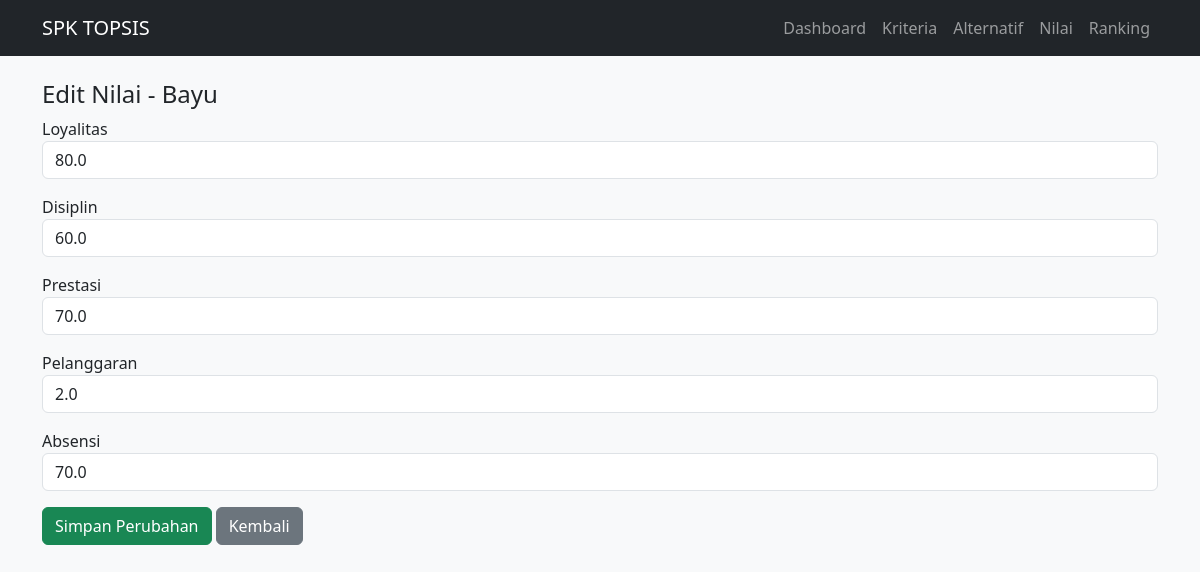
/nilai/edit/1, run on the app's committed database.
### tables this page shows
CREATE TABLE alternatif (
            id INTEGER PRIMARY KEY AUTOINCREMENT,
            nama_alternatif TEXT);

CREATE TABLE kriteria (
            id INTEGER PRIMARY KEY AUTOINCREMENT,
            nama_kriteria TEXT,
            bobot REAL,
            atribut TEXT);

### app.py (the view)
@app.route('/nilai/edit/<int:id>', methods=['GET', 'POST'])
def nilai_edit(id):
    conn = get_db()
    if request.method == 'POST':
        kriteria = conn.execute('SELECT * FROM kriteria').fetchall()
        for k in kriteria:
            val = float(request.form.get(f'nilai_{k["id"]}', 0))
            exists = conn.execute('SELECT 1 FROM nilai WHERE id_alternatif=? AND id_kriteria=?', (id, k['id'])).fetchone()
            if exists:
                conn.execute('UPDATE nilai SET nilai=? WHERE id_alternatif=? AND id_kriteria=?', (val, id, k['id']))
            else:
                conn.execute('INSERT INTO nilai (id_alternatif, id_kriteria, nilai) VALUES (?, ?, ?)', (id, k['id'], val))
        conn.commit()
        conn.close()
        return redirect(url_for('nilai'))
    else:
        alternatif = conn.execute('SELECT * FROM alternatif WHERE id=?', (id,)).fetchone()
        nilai_data = conn.execute('''
            SELECT k.id AS id_kriteria, k.nama_kriteria, IFNULL(n.nilai, 0) AS nilai
            FROM kriteria k
            LEFT JOIN nilai n ON k.id = n.id_kriteria AND n.id_alternatif = ?
        ''', (id,)).fetchall()
        conn.close()
        return render_template('nilai_edit.html', alternatif=alternatif, nilai_list=nilai_data)

### app.py (called while the page is built)
def get_db():
    conn = sqlite3.connect(DATABASE)
    conn.row_factory = sqlite3.Row
    return conn

### templates/nilai_edit.html
{% extends 'base.html' %}
{% block content %}
<h4>Edit Nilai - {{ alternatif.nama_alternatif }}</h4>
<form method="POST">
  {% for item in nilai_list %}
  <div class="mb-3">
    <label>{{ item.nama_kriteria }}</label>
    <input type="number" step="0.01" name="nilai_{{ item.id_kriteria }}" value="{{ item.nilai }}" class="form-control" required>
  </div>
  {% endfor %}
  <button type="submit" class="btn btn-success">Simpan Perubahan</button>
  <a href="{{ url_for('nilai') }}" class="btn btn-secondary">Kembali</a>
</form>
{% endblock %}

### data on the page
alternatif: nama_alternatif "Bayu"
kriteria: nama_kriteria "Loyalitas", nilai "80.0"
kriteria: nama_kriteria "Disiplin", nilai "60.0"
kriteria: nama_kriteria "Prestasi", nilai "70.0"
kriteria: nama_kriteria "Pelanggaran", nilai "2.0"
kriteria: nama_kriteria "Absensi", nilai "70.0"
